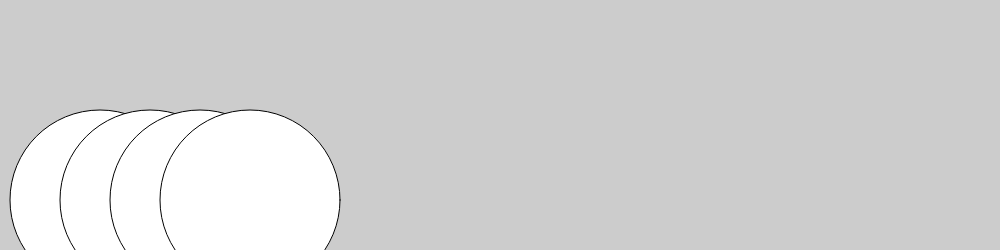
Frame 1 (no input)
Frame 60 (no input): identical to frame 1, image omitted
Frame 120 (the mouse pressed at the canvas centre since frame 60): identical to frame 1, image omitted

The p5.js sketch that drew this single still picture (run headless with seeded random() and noise() and a simulated clock; from frame 60 on, the mouse is pressed at the canvas centre):

// p5.js sketch
// ── sketch.js
let diametro = 180; 
let posicionInicial = 100
let posY = 200
function setup(){
	createCanvas(1000,250)
}

function draw(){
	background(204)
	posicionInicial = 100

	ellipse(posicionInicial,posY,diametro,diametro)

	posicionInicial = posicionInicial + 50 // 100 + 50

	ellipse(posicionInicial ,posY,diametro,diametro)

	posicionInicial = posicionInicial + 50 // 150 + 50

	ellipse(posicionInicial ,posY,diametro,diametro)

	posicionInicial = posicionInicial + 50 // 200 + 50

	ellipse(posicionInicial ,posY,diametro,diametro)

	// posicionInicial -> 250 
	//noLoop()

}
